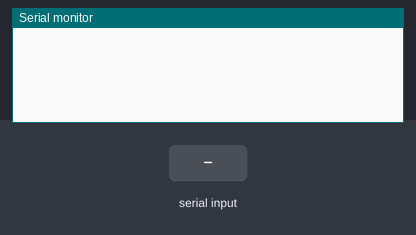
The sketch below on a simulated Arduino Uno, built with avr-gcc and run on an emulated ATmega328P. On the bench: the last lines printed to the serial monitor. Inputs (shaded band) come from the test bench.

Above: at 1.2 s.
1.3 s: "90,45\n" received over Serial
At 2.5 s:
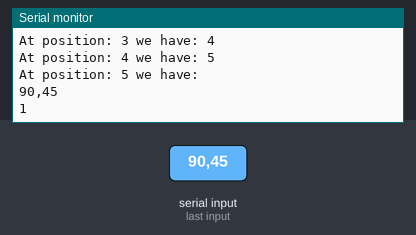
2.9 s: "2\n" received over Serial
At 4.2 s:
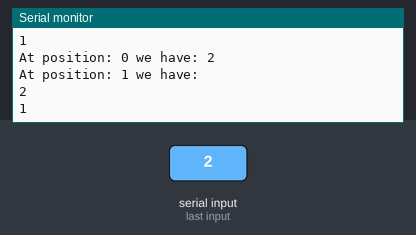
Timing chart, 0 to 5.9 s (numbered marks = the images above; inputs shaded):
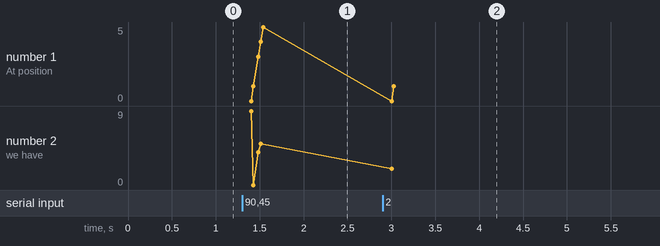

Measured:
- after the input at 1.3 s, the serial monitor: prints a new line after 0.10 s (image 1)
- after the input at 2.9 s, the serial monitor: prints a new line after 0.10 s (image 2)

The sketch:

SerialParser.ino
```cpp
int incomingByte;
int byte_count;
char incoming[64];

void setup() {
  Serial.begin(9600);
  Serial.setTimeout(100);

}

void loop() {

  // send data only when you receive data:
  bool data_incoming = false;

  if (Serial.available() > 0) {
    delay(100); //Serial needs a little time to update.
    int byte_count = Serial.available(); //How many bytes do we have
    for(int i=0;i<byte_count;i++){
      incoming[i] = Serial.read(); //Read a byte
      Serial.println("At position: " + String(i) + " we have: " + incoming[i]);
    }
    data_incoming = true; // We have data to process
  }

  if (data_incoming) {
    const char *result = incoming;
    delay(10);
    Serial.println(result);
    String val1;
    int val2;
    int scan = sscanf(result, "%s :%d", &val1, &val2); // We are interested in string with this format %s :%d
    Serial.println(scan);
    if (scan==2) { // Do we have a match?
      Serial.println("The resulting values: " + val1 +" , " + String(val2));
    }
    data_incoming=false; // We are done processing
    memset(&incoming[0], 0, sizeof(incoming)); // Reset the array
  }
}
```
